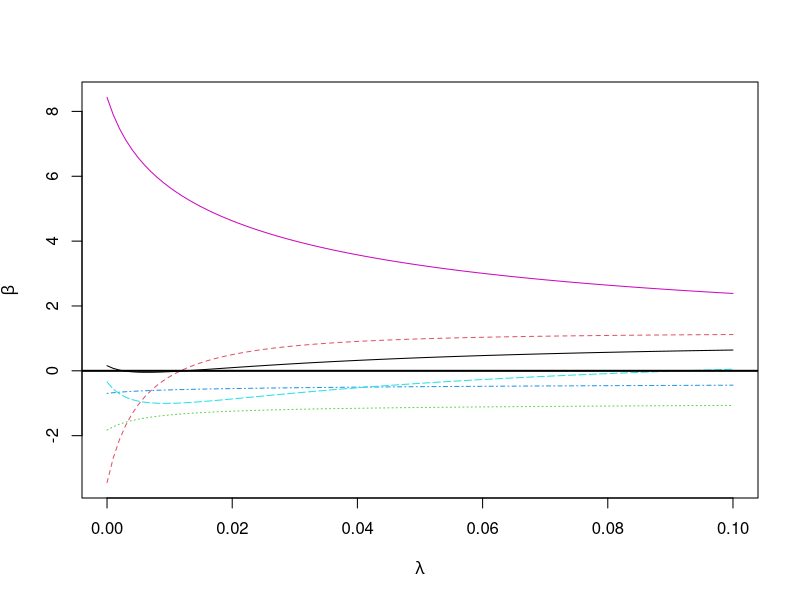
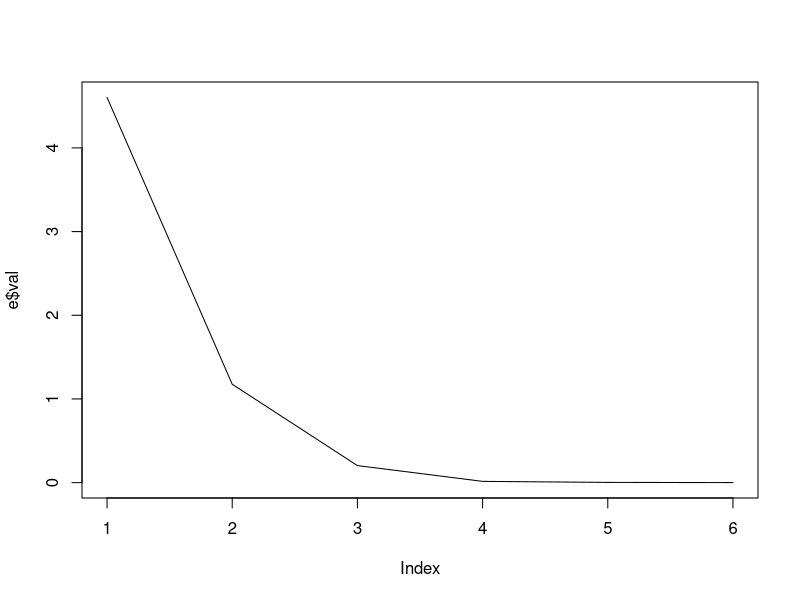

Here is the R script that generated these plots, in order:
# Read in the data set
longley  <- read.table("Lecture21_data_ridge_PC_regressions.txt", header=T)

# Ridge regression
library(MASS)
gr <- lm.ridge(Employed ~., longley,lambda = seq(0,0.1,0.001))

# Plot of the coefficients vs lambda
matplot(gr$lambda, t(gr$coef), type="l", xlab=expression(lambda),
ylab = expression(hat(beta)))
abline(h=0,lwd=2)

# Select the lambda value, based on various methods
select(gr)


# Principal components regression
# Eigenvalues and eigenvectors at the original scale
x <- as.matrix(longley[,-7])
e <- eigen(t(x) %*% x)
round(e$vec, 3)

# Eigenvalues/eigenvectors for the correlation matrix
e <- eigen(cor(x))
round(e$vec, 3)

# Elbow plot
plot(e$val, type="l")

# Principal components for scaled x
nx <- scale(x)
enx <- nx %*% e$vec

# PC regression using all PCs
g1 <- lm(longley$Employed ~ enx)
summary(g1)

# PC regression using the first two PCs
g2 <- lm(longley$Employed ~ enx[, 1] + enx[,2])
summary(g2)

